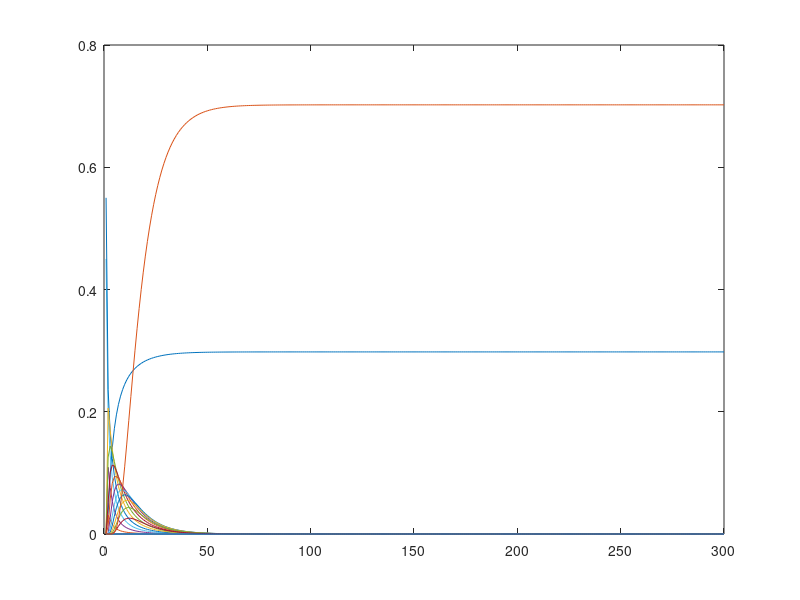
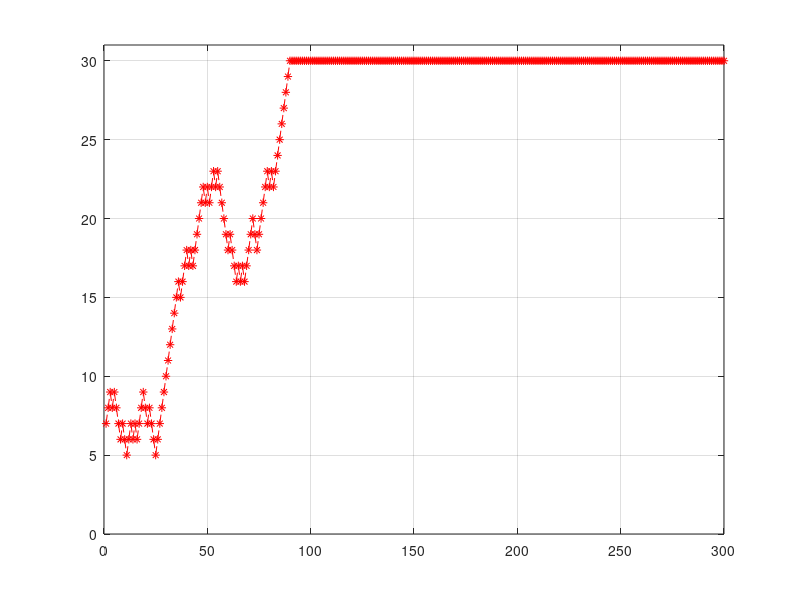

These figures' MATLAB source, in order:
%pogl
clc
clear
n=30;
p=0.55;
q=1-p;                              
for i=1:n
    d(i)=0;
end                            
d(1)=1;
d(n)=1;
dp(1)=0;
for i=2:n-1
    dp(i)=p;                      
end
dq(n-1)=0;
for j=1:n-1
    dq(j)=q; 
end
dq(n-1)=0;
P=diag(d)+diag(dq,-1)+diag(dp,1);
p01=rand(1,n-4);
p02=p01/sum(p01);
p0=[0,0,p02,0,0];
x(1)=p0(1);
for i=2:n
    x(i)=x(i-1)+p0(i);
end
%   u=rand(1,1); 
%i=1; 
%while u>x(i) i=i+1; 
%end
%j=i;
for i=1:n
    Po(i)=0;
end
%n=10;
H(:,1)=P(:,1);  %начальные матрица суммарных вер-тей
H0=x(1);  
for i=2:n %и вектор суммарных 
      H(:,i)=H(:,i-1)+P(:,i); %пересчет матрицы суммарных вер-тей
      H0(i)=H0(i-1)+x(i);       %пересчет вектора суммарных вер-тей                              
  end
Q=H0; %начальный вектор  суммарных вер-тей
m=300; %число циклов моделирования
%s(1)=j
for k=1:m; 
       u=rand(1,1); %случайное число
i=1; 
while u>Q(i) i=i+1; 
    end
s(k)=i;
Q=H(i,:);  % новый вектор суммарных вер-тей  
end;

j=s(1)
Po(j)=1;
for i=1:300
    m(i)=1+10*(i-1);
    Pn(i,:)=Po*P^m(i);
end
Lim_pract=Pn(300,:)
figure(1)
plot(Pn)
Pinf=((q/p)^(j-1)-(q/p)^(n-1))/(1-(q/p)^(n-1));
Qinf=1-Pinf;
Lim_teor=[Pinf,Qinf]
figure(2)
plot(s,'r--*'), axis([0 300 0 31]), grid  %график переходов